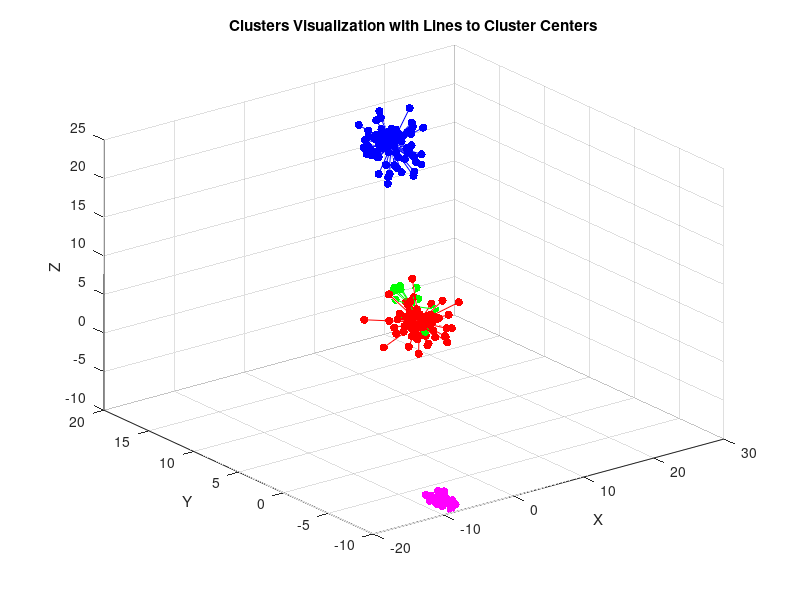

This figure's MATLAB source:
%%%%%%%%%%%%%%%%%%%%%%%%%%%%%%%%%%%%%%%%%%%%%%%%%%%%%%%%%%%%%%%%%%%%%%%%%%%%%%%%%%%%%%%%%%%%%%%%%%%%%%%%%%%%%%%%%%%
%%%%%%%%%%%%%%%%%%%%%%%%%%%%%%%%%%%%%%%%%%%%%%%%%%%%%%%%%% Q 1.0 Creating dataset %%%%%%%%%%%%%%%%%%%%%%%%%%%%%%%%%
%%%%%%%%%%%%%%%%%%%%%%%%%%%%%%%%%%%%%%%%%%%%%%%%%%%%%%%%%%%%%%%%%%%%%%%%%%%%%%%%%%%%%%%%%%%%%%%%%%%%%%%%%%%%%%%%%%%
% Parameters
m = 3; % length of vector (dimension)
c = 4; % number of clusters
colors = ['r', 'g', 'b','m','k']; % colors for clusters

% Init matrix and vectors
all_vectors = [];
labels = [];
cluster_centers = [];

for i = 1:c
    n = randi([10,100]);% number of points in cluster
    mean_val=randi([-20,20]);% mean value for cluster
    std_devs=2*rand+0.1;% standart deviation for cluster
    % Creating vector of cluster
    cluster_vectors = mean_val + std_devs * randn(n, m);
    % Adding cluster to space matrix
    all_vectors = [all_vectors; cluster_vectors];
    % Adding labels for clusters
    labels = [labels; repmat([i,n,mean_val,std_devs], n, 1)]; %cluster ID/number of points in cluster/mean value/standart deviation
    % Calculating center of cluster
    cluster_centers = [cluster_centers; mean(cluster_vectors, 1)];
end
% Sort labels by the third column (center coordinates)
%all_vectors = sortrows(labels, 3);

% Vizualization
figure;
hold on;
for i = 1:c
    cluster_points = all_vectors(labels(:,1) == i, :);
    scatter3(cluster_points(:, 1), cluster_points(:, 2), cluster_points(:, 3), 36, colors(i), 'filled');
    % Grid line from center to points in cluster
    for j = 1:size(cluster_points, 1)
        plot3([cluster_points(j, 1), cluster_centers(i, 1)], ...
              [cluster_points(j, 2), cluster_centers(i, 2)], ...
              [cluster_points(j, 3), cluster_centers(i, 3)], colors(i));
    end
end
hold off;
xlabel('X');
ylabel('Y');
zlabel('Z');
title('Clusters Visualization with Lines to Cluster Centers');
grid on; 
if m==3
    view(3); % 3D vizualization
end
xlim auto;
ylim auto;
zlim auto;

%filename=['results' var '.mat'];
save('gaussian_cluster_3D.mat');
